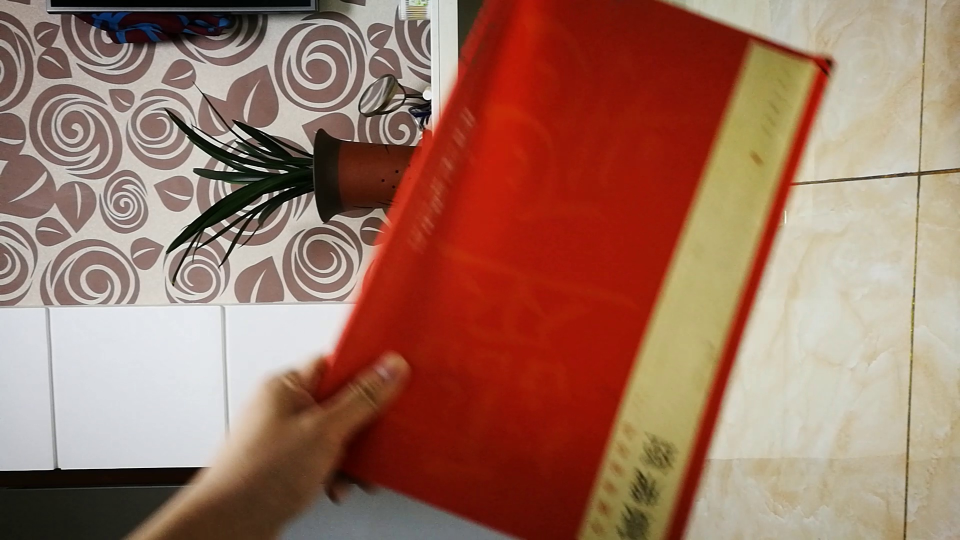
#> input picture CV_work1/beta1.0/test3/106.jpg, 1920 x 1080 px, found by its file name (shown at 1/2 size); its folder holds 4 pictures in this run
$ python mian.py
#> lines starting #> are read from the running program, lines starting #| are printed output that depends on the picture
# -*- coding: utf-8 -*-
# @Time : 2020/2/28 20:13
# @Author : BaoBao
# @Mail : baobaotql@163.com
# @File : mian.py
# @Software: PyCharm

import os
import cv2
import matplotlib
from matplotlib import pyplot as plt
import matplotlib.mlab as mlab
import numpy as np

path = 'D:/github_baobaotql/CCNU_CV/CV_work1/beta1.0/test3/'

#读取path文件夹下所有文件的名字
bgimagelist = os.listdir(path)

#测试输出读取的图片
#print(bgimagelist)

list_b = []
list_g = []
list_r = []
for imgname in bgimagelist:

    if (imgname.endswith(".jpg")):
        #测试
        #print(imgname)
        #测试并检查图片
        img = cv2.imread('D:/github_baobaotql/CCNU_CV/CV_work1/beta1.0/test3/'+imgname)
#> img is the input picture: shape (1080, 1920, 3); mean B, G, R 96.6, 113.2, 156.7
        #print(img.shape)

        value_b = img[160,130,0]
#> value_b = 163
        value_g = img[160,130,1]
#> value_g = 171
        value_r = img[160,130,2]
#> value_r = 178
        list_b.append(value_b)
        list_g.append(value_g)
        list_r.append(value_r)
#打印测试
print(list_b)
print(list_g)
print(list_r)


def draw_hist(list_b, list_g, list_r):
    plt.subplot(311)
    plt.hist(list_b, 256, [0, 256], label='RGB—B', color='b')
    plt.subplot(312)
    plt.hist(list_g, 256, [0, 256], label='RGB—G', color='g')
    plt.subplot(313)
    plt.hist(list_r, 256, [0, 256], label='RGB—R', color='r')
    plt.show()
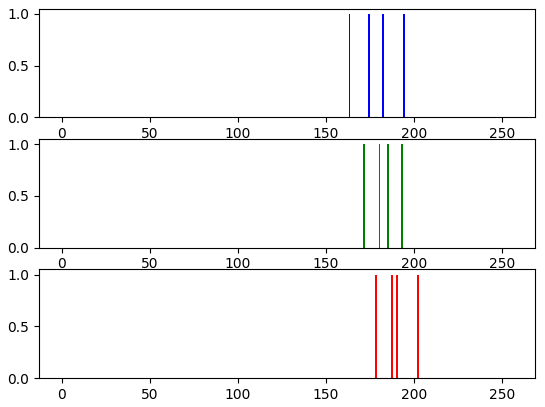
#> figure drawn by matplotlib, 3 panels
draw_hist(list_b, list_g, list_r)
